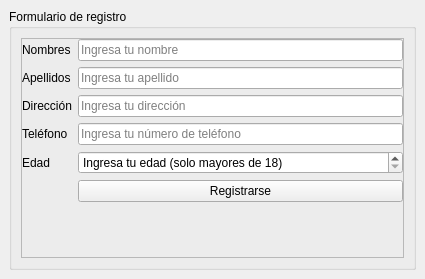
<?xml version="1.0" encoding="UTF-8"?>
<ui version="4.0">
 <class>MainWindow</class>
 <widget class="QMainWindow" name="MainWindow">
  <property name="geometry">
   <rect>
    <x>0</x>
    <y>0</y>
    <width>425</width>
    <height>279</height>
   </rect>
  </property>
  <property name="minimumSize">
   <size>
    <width>144</width>
    <height>0</height>
   </size>
  </property>
  <property name="maximumSize">
   <size>
    <width>500</width>
    <height>279</height>
   </size>
  </property>
  <property name="windowTitle">
   <string>Registro</string>
  </property>
  <widget class="QWidget" name="centralwidget">
   <layout class="QGridLayout" name="gridLayout">
    <item row="0" column="0">
     <widget class="QGroupBox" name="groupBox">
      <property name="sizePolicy">
       <sizepolicy hsizetype="Ignored" vsizetype="Preferred">
        <horstretch>0</horstretch>
        <verstretch>0</verstretch>
       </sizepolicy>
      </property>
      <property name="title">
       <string>Formulario de registro</string>
      </property>
      <property name="flat">
       <bool>true</bool>
      </property>
      <layout class="QGridLayout" name="gridLayout_2">
       <item row="0" column="0">
        <widget class="QFrame" name="frame">
         <property name="frameShape">
          <enum>QFrame::StyledPanel</enum>
         </property>
         <property name="frameShadow">
          <enum>QFrame::Raised</enum>
         </property>
         <layout class="QFormLayout" name="formLayout">
          <property name="leftMargin">
           <number>0</number>
          </property>
          <property name="topMargin">
           <number>0</number>
          </property>
          <property name="rightMargin">
           <number>0</number>
          </property>
          <property name="bottomMargin">
           <number>0</number>
          </property>
          <item row="0" column="0">
           <widget class="QLabel" name="lblNombre">
            <property name="text">
             <string>Nombres</string>
            </property>
           </widget>
          </item>
          <item row="1" column="0">
           <widget class="QLabel" name="lblApellido">
            <property name="text">
             <string>Apellidos</string>
            </property>
           </widget>
          </item>
          <item row="2" column="0">
           <widget class="QLabel" name="lblDireccion">
            <property name="text">
             <string>Dirección</string>
            </property>
           </widget>
          </item>
          <item row="3" column="0">
           <widget class="QLabel" name="lblTel">
            <property name="text">
             <string>Teléfono</string>
            </property>
           </widget>
          </item>
          <item row="4" column="0">
           <widget class="QLabel" name="lblEdad">
            <property name="text">
             <string>Edad</string>
            </property>
           </widget>
          </item>
          <item row="0" column="1">
           <widget class="QLineEdit" name="lineNombre">
            <property name="maxLength">
             <number>40</number>
            </property>
            <property name="placeholderText">
             <string>Ingresa tu nombre</string>
            </property>
            <property name="clearButtonEnabled">
             <bool>true</bool>
            </property>
           </widget>
          </item>
          <item row="1" column="1">
           <widget class="QLineEdit" name="lineApellido">
            <property name="maxLength">
             <number>50</number>
            </property>
            <property name="placeholderText">
             <string>Ingresa tu apellido</string>
            </property>
            <property name="clearButtonEnabled">
             <bool>true</bool>
            </property>
           </widget>
          </item>
          <item row="2" column="1">
           <widget class="QLineEdit" name="lineDireccion">
            <property name="maxLength">
             <number>120</number>
            </property>
            <property name="placeholderText">
             <string>Ingresa tu dirección</string>
            </property>
            <property name="clearButtonEnabled">
             <bool>true</bool>
            </property>
           </widget>
          </item>
          <item row="3" column="1">
           <widget class="QLineEdit" name="lineTel">
            <property name="maxLength">
             <number>30</number>
            </property>
            <property name="placeholderText">
             <string>Ingresa tu número de teléfono</string>
            </property>
            <property name="clearButtonEnabled">
             <bool>true</bool>
            </property>
           </widget>
          </item>
          <item row="4" column="1">
           <widget class="QSpinBox" name="spinEdad">
            <property name="specialValueText">
             <string>Ingresa tu edad (solo mayores de 18)</string>
            </property>
            <property name="minimum">
             <number>17</number>
            </property>
            <property name="maximum">
             <number>100</number>
            </property>
           </widget>
          </item>
          <item row="5" column="1">
           <widget class="QPushButton" name="btnRegistrarse">
            <property name="text">
             <string>Registrarse</string>
            </property>
           </widget>
          </item>
         </layout>
        </widget>
       </item>
      </layout>
     </widget>
    </item>
   </layout>
  </widget>
 </widget>
 <resources/>
 <connections/>
</ui>
